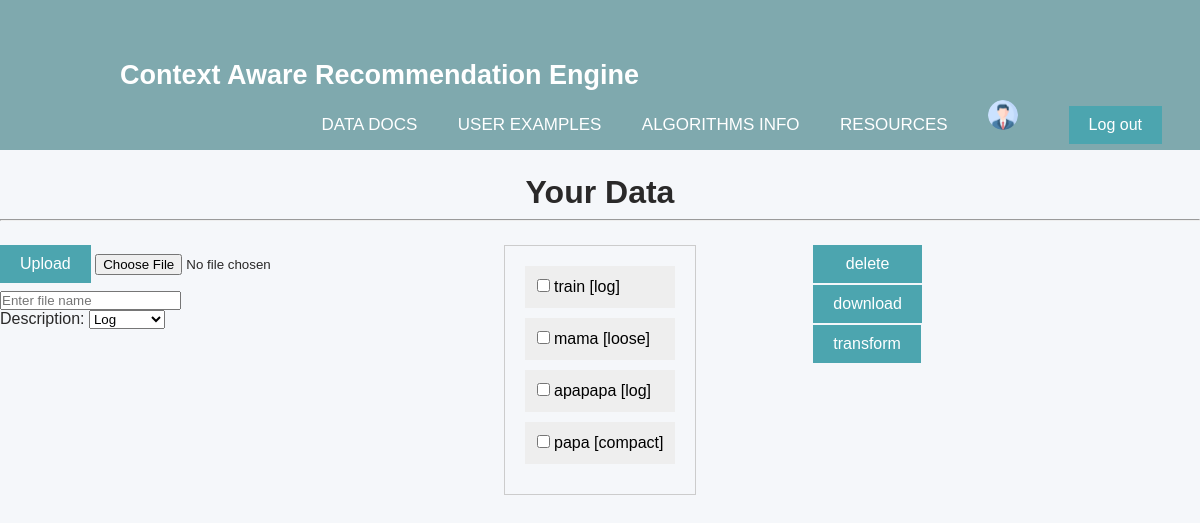
Page /data/ (signed in) on the committed database.
### DataPage/models.py (models this page shows, shortened)
class Files(models.Model):
    user = models.ForeignKey(CustomUser, on_delete=models.CASCADE)
    file_name = models.CharField(max_length=255)
    file_content = models.BinaryField(editable=True)  # Ustawiamy editable na True
    FILE_CHOICES = (
        ("LOG", "log"),
        ("BINARY", "binary"),
        ("COMPACT", "compact"),
        ("LOOSE", "loose"),
    )
    description = models.CharField(
        max_length=9,
        choices=FILE_CHOICES,
        default="LOG",
    )
    uploaded_at = models.DateTimeField(auto_now_add=True)

### DataPage/views.py (the view)
# urls.py: path('', Data_page, name='Data_page'),
def Data_page(request):
    current_user = request.user.id
    print(current_user)
    files = Files.objects.filter(user_id=current_user).order_by('-uploaded_at')
    file_des_dict = {file.file_name: file.description for file in files}
    print(file_des_dict)
    return render(request, 'DataPage/data.html', {'pliki_dict': file_des_dict})

### templates/DataPage/data.html (shortened to what this page needs)
{% load static %}
<!DOCTYPE html>
<html lang="en">
  <head>
    <link
      rel="stylesheet"
      type="text/css"
      href="{% static 'css/styles.css' %}"
    />
    <link
      rel="stylesheet"
      type="text/css"
      href="{% static 'css/navbar.css' %}"
    />
    <link
      rel="stylesheet"
      type="text/css"
      href="{% static 'css/utils.css' %}"
    />
    <link
      rel="stylesheet"
      type="text/css"
      href="{% static 'css/data-page-style.css' %}"
    />
    <link
      rel="stylesheet"
      type="text/css"
      href="{% static 'css/data-display.css' %}"
    />
  </head>
  <body>
    {% include 'navbar.html' %}
    <div>
      <div class="main-header">
        <h1>Your Data</h1>
        <hr />
      </div>
      <div class="grid-container">
        <div class="grid-item">
          <div class="buttons-container-one">
            <form
              action="{% url 'upload_file' %}"
              method="post"
              enctype="multipart/form-data"
              onsubmit="UploadFile();"
            >
              <button type="submit">Upload</button>
              <input
                type="file"
                id="file_content"
                name="file_content"
                accept=".csv, .xlsx"
                required
              />
              <input
                type="text"
                id="file_name"
                name="file_name"
                placeholder="Enter file name"
                required
              />
              <div>
                <label for="description">Description:</label>
                <select id="description" name="description">
                  <option value="LOG">Log</option>
                </select>
              </div>
            </form>
          </div>
        </div>
        <div class="grid-item">{% include 'data_display.html' %}</div>
        <div class="grid-item">
          <div class="buttons-container-two">
            <button onclick="deleteSelected()">delete</button>
            <button onclick="downloadSelected()">download</button>
            <div class="dropdown">
              <button>transform</button>
            </div>
          </div>
        </div>
      </div>
    </div>
  </body>
</html>

### templates/data_display.html
<div class="vertical-menu">
  {% for plik, description in pliki_dict.items %}
  <a>
    <input type="checkbox" value="{{ plik }}" />
    <label for="{{ plik }}">{{ plik }} [{{ description|lower }}]</label>
  </a>
  {% endfor %}
</div>

### static/css/utils.css (style rules this page uses)
* { padding: 0; margin: 0; text-decoration: none; list-style: none; box-sizing: border-box; }
body { font-family: "Arial", sans-serif; background-color: #f5f7fa; color: #2a2929; }
button { background-color: #4ca5af; color: white; padding: 10px 20px; font-size: 16px; border: none; cursor: pointer; }
hr { display: block; margin-top: 0.5em; margin-bottom: 0.5em; margin-left: auto; margin-right: auto; border-style: inset; border-width: 1px; }
.main-header { margin-top: 2%; margin-bottom: 2%; text-align: center; }

### static/css/data-page-style.css (style rules this page uses)
.grid-container { display: grid; grid-template-columns: repeat(3, 1fr); gap: 20px; }
.grid-item { width: 100%; display: flex; justify-content: space-between; }
.buttons-container-two { display: flex; flex-direction: column; }
.buttons-container-one { margin-left: auto; }
.buttons-container-two button, .buttons-container-one button { margin-bottom: 2%; text-align: center; }
.dropdown { position: relative; display: inline-block; }

### static/css/data-display.css (style rules this page uses)
.vertical-menu { max-width: 400px; max-height: 300px; margin: 0 auto; padding: 20px; border: 1px solid #ccc; overflow-y: auto; }
.vertical-menu a { background-color: #eee; color: black; display: block; padding: 12px; text-decoration: none; margin-bottom: 10px; }

### rows in the picture
Files: pliki_dict "train", pliki_dict "log"
Files: pliki_dict "mama"
Files: pliki_dict "loose"
Files: pliki_dict "apapapa", pliki_dict "log"
Files: pliki_dict "papa", pliki_dict "compact"
